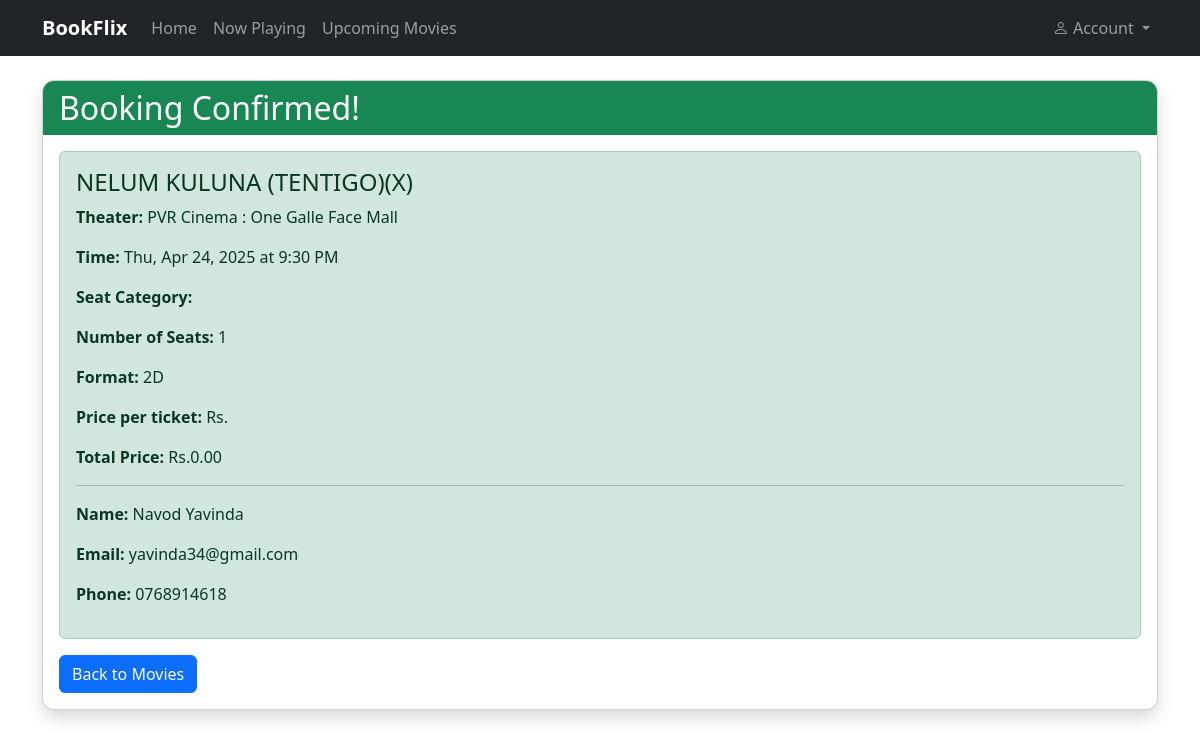
The page /booking-confirmation/5/ on the database as committed earlier.
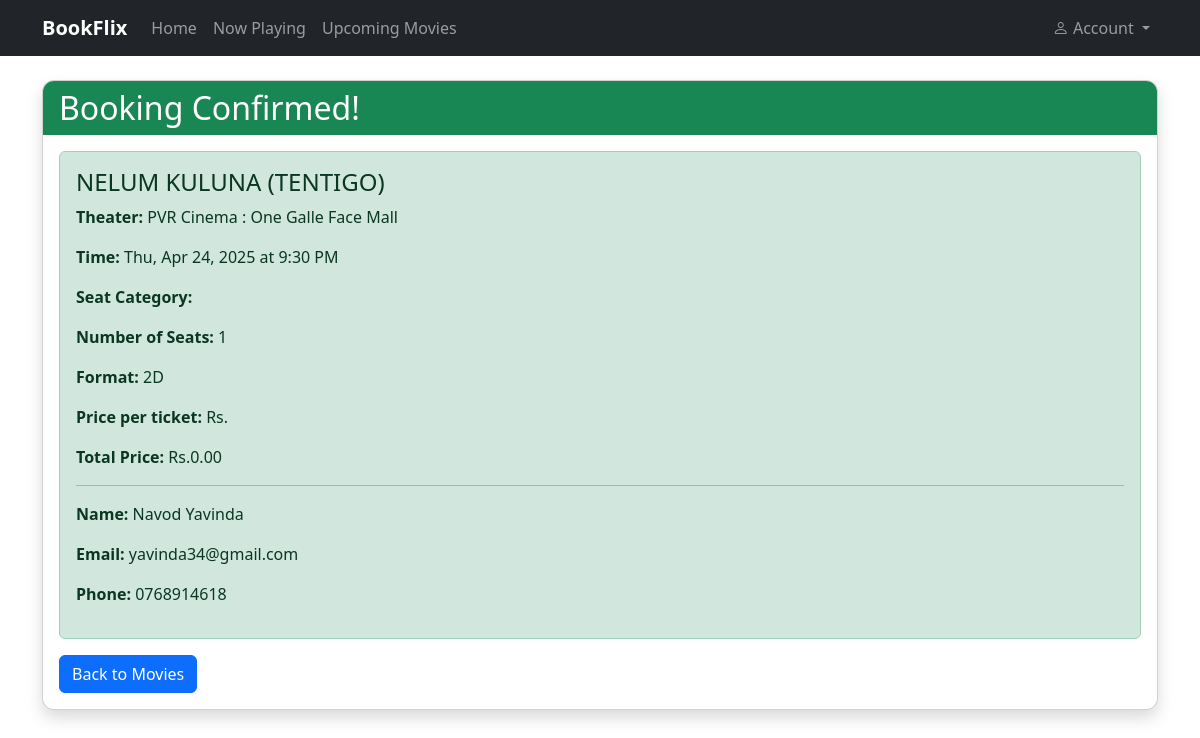
The same page on the database as committed later.
### tickets/models.py (models this page shows, shortened)
class Booking(models.Model):
    user = models.ForeignKey(settings.AUTH_USER_MODEL, on_delete=models.CASCADE, related_name='bookings',null=True, blank=True)
    name = models.CharField(max_length=100, default='Guest User')
    email = models.EmailField(default='guest@example.com',
                              validators = [
                                  EmailValidator(
                                      message='Please enter a valid email address',
                                      code='invalid_email'
                                  ),
                              ]
    )
    phone = models.CharField(max_length=15,
                             default='0000000000',
                             validators =[
                                 RegexValidator(
                                     regex=r'^\d{10}$',
                                     message='Phone number must be 10 digits',
                                     code='invalid_phone'
                                 ),
                             ]
    )
    showtime = models.ForeignKey(Showtime, on_delete=models.CASCADE)
    seat_category = models.ForeignKey(SeatCategory, on_delete=models.CASCADE)
    seats = models.IntegerField(default=1)
    booked_at = models.DateTimeField(auto_now_add=True)
    total_price = models.DecimalField(max_digits=8, decimal_places=2, default=0.00)
    format = models.CharField(max_length=10, choices=[
        ('2D', '2D'),
        ('3D', '3D'),
    ], default='2D')

class Showtime(models.Model):
    movie = models.ForeignKey(Movie, on_delete=models.CASCADE)
    theater = models.ForeignKey(Theater, on_delete=models.CASCADE)
    start_time = models.DateTimeField()
    available_seats = models.IntegerField()

class Movie(models.Model):
    title = models.CharField(max_length=200)
    description = models.TextField()
    duration = models.IntegerField()
    rating = models.CharField(max_length=5)
    synopsis = models.TextField(blank=True, null=True)
    director = models.CharField(max_length=100, blank=True, null=True)
    cast = models.TextField(blank=True, null=True,
                            help_text="Separate actor names with commas")
    genre = models.CharField(max_length=50, choices=[
        ('Action', 'Action'),
        ('Adventure', 'Adventure'),
        ('Animation', 'Animation'),
        ('Biography', 'Biography'),
        ('Drama', 'Drama'),
        ('Horror', 'Horror'),
        ('Thriller', 'Thriller'),
    ],
    default='Drama'
    )
    format = models.CharField(max_length=10, choices=[
        ('2D', '2D'),
        ('3D', '3D'),
    ],
    default='2D'
    )
    language = models.CharField(max_length=20, choices=[
        ('Chinese', 'Chinese'),
        ('English', 'English'),
        ('Hindi', 'Hindi'),
        ('Sinhala', 'Sinhala'),
        ('Tamil', 'Tamil'),
    ],
    default='English'
     )
    poster = models.ImageField(upload_to='media/', blank=True)
    is_released = models.BooleanField(default=False)
    release_date = models.DateField(null=True, blank=True)
    is_featured = models.BooleanField(default=False)

class Theater(models.Model):
    name = models.CharField(max_length=100)
    location = models.CharField(max_length=200)
    capacity = models.IntegerField()

### tickets/views.py (the view)
# urls.py: path('booking-confirmation/<int:booking_id>/', views.booking_confirmation, name='booking_confirmation'),
def booking_confirmation(request, booking_id):
    booking = Booking.objects.get(id=booking_id)
    return render(request, 'tickets/booking_confirmation.html', {'booking': booking})

### tickets/templates/tickets/booking_confirmation.html
{% extends 'tickets/base.html' %}
{% block content %}
<div class="card shadow booking-card">
    <div class="card-header bg-success text-white">
        <h2 class="mb-0">Booking Confirmed!</h2>
    </div>
    <div class="card-body">
        <div class="alert alert-success">
            <h4>{{ booking.showtime.movie.title }}</h4>
            <p><strong>Theater:</strong> {{ booking.showtime.theater.name }}</p>
            <p><strong>Time:</strong> {{ booking.showtime.start_time|date:"D, M j, Y" }} at {{ booking.showtime.start_time|time:"g:i A" }}</p>
            <p><strong>Seat Category:</strong> {{ booking.seat_category.name }}</p>
            <p><strong>Number of Seats:</strong> {{ booking.seats }}</p>
            <p><strong>Format:</strong> {{ booking.format }}</p>
            <p><strong>Price per ticket:</strong> Rs.{% if booking.format == '2D' %}{{ booking.seat_category.price_2d }}{% else %}{{ booking.seat_category.price_3d }}{% endif %}</p>
            <p><strong>Total Price:</strong> Rs.{{ booking.total_price }}</p>
            <hr>
            <p><strong>Name:</strong> {{ booking.name }}</p>
            <p><strong>Email:</strong> {{ booking.email }}</p>
            <p><strong>Phone:</strong> {{ booking.phone }}</p>
        </div>
        <a href="{% url 'home' %}" class="btn btn-primary">Back to Movies</a>
    </div>
</div>
{% endblock %}

Rows that differ between the two databases and show on the page:
changed through a linked row, Booking "Navod Yavinda": showtime.movie "NELUM KULUNA (TENTIGO)(X)" → "NELUM KULUNA (TENTIGO)"
